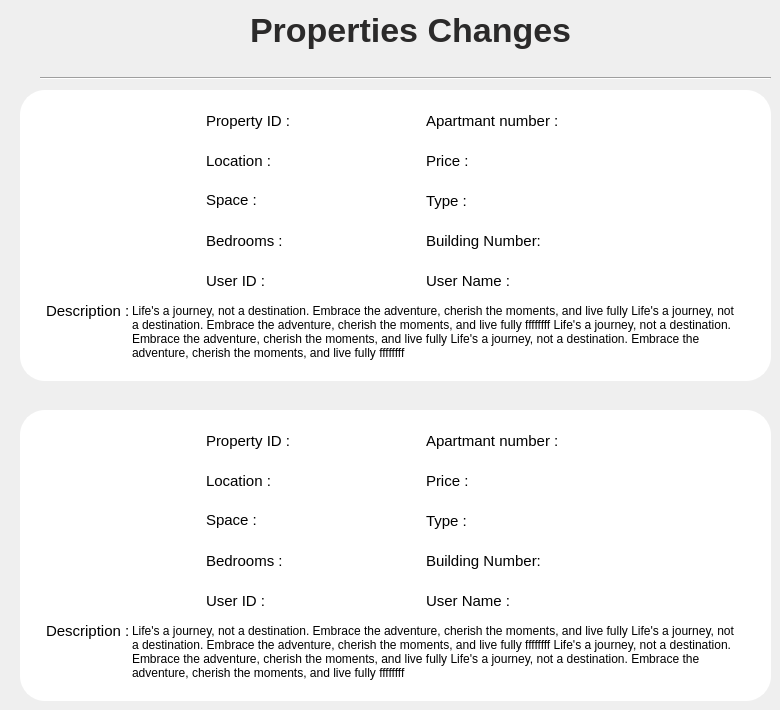
      <widget class="QWidget" name="page_6">
       <widget class="QPushButton" name="pushButton_12">
        <property name="geometry">
         <rect>
          <x>20</x>
          <y>10</y>
          <width>41</width>
          <height>41</height>
         </rect>
        </property>
        <property name="styleSheet">
         <string notr="true">QPushButton{
  border-radius: 5px;





}

QPushButton:hover{
background: #CCD0CD;

}

</string>
        </property>
        <property name="text">
         <string/>
        </property>
        <property name="icon">
         <iconset>
          <selectedoff>:/Assets/back.png</selectedoff>
         </iconset>
        </property>
        <property name="iconSize">
         <size>
          <width>33</width>
          <height>31</height>
         </size>
        </property>
       </widget>
       <widget class="QLabel" name="label_162">
        <property name="geometry">
         <rect>
          <x>250</x>
          <y>0</y>
          <width>341</width>
          <height>61</height>
         </rect>
        </property>
        <property name="styleSheet">
         <string notr="true">QLabel
{
font-size:34px;
font-weight:bold;
color:#2B2A2A;
}</string>
        </property>
        <property name="text">
         <string>Properties Changes</string>
        </property>
       </widget>
       <widget class="Line" name="line_18">
        <property name="geometry">
         <rect>
          <x>40</x>
          <y>70</y>
          <width>731</width>
          <height>16</height>
         </rect>
        </property>
        <property name="orientation">
         <enum>Qt::Orientation::Horizontal</enum>
        </property>
       </widget>
       <widget class="QFrame" name="frame_24">
        <property name="geometry">
         <rect>
          <x>20</x>
          <y>90</y>
          <width>751</width>
          <height>291</height>
         </rect>
        </property>
        <property name="styleSheet">
         <string notr="true">QFrame{
  border-radius: 25px;
  border: 2px solid white ;
background-color:white;

}
QPushButton{
  border-radius: 10px;
  background: #699CCC;
color:white;



}
QPushButton:hover{
background: #CCD0CD;
color:Black;
}

#pushButton_2{
background: #FF7F7F;
}
#pushButton_2:hover{
background: #CCD0CD;
color:Black;
}
QLabel{
font-size:15px;
}</string>
        </property>
        <property name="frameShape">
         <enum>QFrame::Shape::StyledPanel</enum>
        </property>
        <property name="frameShadow">
         <enum>QFrame::Shadow::Raised</enum>
        </property>
        <widget class="QLabel" name="label_163">
         <property name="geometry">
          <rect>
           <x>20</x>
           <y>40</y>
           <width>151</width>
           <height>151</height>
          </rect>
         </property>
         <property name="styleSheet">
          <string notr="true">#label_2{color:black;}</string>
         </property>
         <property name="text">
          <string/>
         </property>
         <property name="pixmap">
          <pixmap resource="Resource.qrc">:/Assets/home128.png</pixmap>
         </property>
         <property name="scaledContents">
          <bool>true</bool>
         </property>
        </widget>
        <widget class="QLabel" name="label_164">
         <property name="geometry">
          <rect>
           <x>180</x>
           <y>60</y>
           <width>211</width>
           <height>21</height>
          </rect>
         </property>
         <property name="text">
          <string>Location :</string>
         </property>
        </widget>
        <widget class="QLabel" name="label_165">
         <property name="geometry">
          <rect>
           <x>180</x>
           <y>100</y>
           <width>201</width>
           <height>20</height>
          </rect>
         </property>
         <property name="text">
          <string>Space :</string>
         </property>
        </widget>
        <widget class="QLabel" name="label_166">
         <property name="geometry">
          <rect>
           <x>180</x>
           <y>140</y>
           <width>211</width>
           <height>21</height>
          </rect>
         </property>
         <property name="text">
          <string>Bedrooms :</string>
         </property>
        </widget>
        <widget class="QLabel" name="label_167">
         <property name="geometry">
          <rect>
           <x>400</x>
           <y>60</y>
           <width>231</width>
           <height>21</height>
          </rect>
         </property>
         <property name="text">
          <string>Price : </string>
         </property>
        </widget>
        <widget class="QLabel" name="label_168">
         <property name="geometry">
          <rect>
           <x>400</x>
           <y>100</y>
           <width>211</width>
           <height>21</height>
          </rect>
         </property>
         <property name="text">
          <string>Type :</string>
         </property>
        </widget>
        <widget class="QLabel" name="label_169">
         <property name="geometry">
          <rect>
           <x>400</x>
           <y>140</y>
           <width>331</width>
           <height>21</height>
          </rect>
         </property>
         <property name="text">
          <string>Building Number: </string>
         </property>
        </widget>
        <widget class="QLabel" name="label_170">
         <property name="geometry">
          <rect>
           <x>180</x>
           <y>180</y>
           <width>221</width>
           <height>21</height>
          </rect>
         </property>
         <property name="text">
          <string>User ID :</string>
         </property>
        </widget>
        <widget class="QLabel" name="label_171">
         <property name="geometry">
          <rect>
           <x>400</x>
           <y>180</y>
           <width>211</width>
           <height>21</height>
          </rect>
         </property>
         <property name="text">
          <string>User Name :</string>
         </property>
        </widget>
        <widget class="QLabel" name="label_172">
         <property name="geometry">
          <rect>
           <x>180</x>
           <y>20</y>
           <width>211</width>
           <height>21</height>
          </rect>
         </property>
         <property name="text">
          <string>Property ID : </string>
         </property>
        </widget>
        <widget class="QLabel" name="label_173">
         <property name="geometry">
          <rect>
           <x>400</x>
           <y>20</y>
           <width>231</width>
           <height>21</height>
          </rect>
         </property>
         <property name="text">
          <string>Apartmant number :</string>
         </property>
        </widget>
        <widget class="QTextEdit" name="textEdit_3">
         <property name="geometry">
          <rect>
           <x>106</x>
           <y>208</y>
           <width>621</width>
           <height>81</height>
          </rect>
         </property>
         <property name="readOnly">
          <bool>true</bool>
         </property>
         <property name="html">
          <string>&lt;!DOCTYPE HTML PUBLIC &quot;-//W3C//DTD HTML 4.0//EN&quot; &quot;http://www.w3.org/TR/REC-html40/strict.dtd&quot;&gt;
&lt;html&gt;&lt;head&gt;&lt;meta name=&quot;qrichtext&quot; content=&quot;1&quot; /&gt;&lt;meta charset=&quot;utf-8&quot; /&gt;&lt;style type=&quot;text/css&quot;&gt;
p, li { white-space: pre-wrap; }
hr { height: 1px; border-width: 0; }
li.unchecked::marker { content: &quot;\2610&quot;; }
li.checked::marker { content: &quot;\2612&quot;; }
&lt;/style&gt;&lt;/head&gt;&lt;body style=&quot; font-family:'Segoe UI'; font-size:9pt; font-weight:400; font-style:normal;&quot;&gt;
&lt;p style=&quot; margin-top:0px; margin-bottom:0px; margin-left:0px; margin-right:0px; -qt-block-indent:0; text-indent:0px;&quot;&gt;Life's a journey, not a destination. Embrace the adventure, cherish the moments, and live fully Life's a journey, not a destination. Embrace the adventure, cherish the moments, and live fully ffffffff Life's a journey, not a destination. Embrace the adventure, cherish the moments, and live fully Life's a journey, not a destination. Embrace the adventure, cherish the moments, and live fully ffffffff&lt;/p&gt;&lt;/body&gt;&lt;/html&gt;</string>
         </property>
        </widget>
        <widget class="QLabel" name="label_174">
         <property name="geometry">
          <rect>
           <x>20</x>
           <y>210</y>
           <width>91</width>
           <height>21</height>
          </rect>
         </property>
         <property name="text">
          <string>Description :</string>
         </property>
        </widget>
       </widget>
       <widget class="QLabel" name="label_175">
        <property name="geometry">
         <rect>
          <x>380</x>
          <y>385</y>
          <width>31</width>
          <height>21</height>
         </rect>
        </property>
        <property name="text">
         <string/>
        </property>
        <property name="pixmap">
         <pixmap resource="Resource.qrc">:/Assets/double down arrow.png</pixmap>
        </property>
        <property name="scaledContents">
         <bool>true</bool>
        </property>
       </widget>
       <widget class="QFrame" name="frame_25">
        <property name="geometry">
         <rect>
          <x>20</x>
          <y>410</y>
          <width>751</width>
          <height>291</height>
         </rect>
        </property>
        <property name="styleSheet">
         <string notr="true">QFrame{
  border-radius: 25px;
  border: 2px solid white ;
background-color:white;

}
QPushButton{
  border-radius: 10px;
  background: #699CCC;
color:white;



}
QPushButton:hover{
background: #CCD0CD;
color:Black;
}

#pushButton_2{
background: #FF7F7F;
}
#pushButton_2:hover{
background: #CCD0CD;
color:Black;
}
QLabel{
font-size:15px;
}</string>
        </property>
        <property name="frameShape">
         <enum>QFrame::Shape::StyledPanel</enum>
        </property>
        <property name="frameShadow">
         <enum>QFrame::Shadow::Raised</enum>
        </property>
        <widget class="QLabel" name="label_176">
         <property name="geometry">
          <rect>
           <x>20</x>
           <y>40</y>
           <width>151</width>
           <height>151</height>
          </rect>
         </property>
         <property name="styleSheet">
          <string notr="true">#label_2{color:black;}</string>
         </property>
         <property name="text">
          <string/>
         </property>
         <property name="pixmap">
          <pixmap resource="Resource.qrc">:/Assets/home128.png</pixmap>
         </property>
         <property name="scaledContents">
          <bool>true</bool>
         </property>
        </widget>
        <widget class="QLabel" name="label_177">
         <property name="geometry">
          <rect>
           <x>180</x>
           <y>60</y>
           <width>211</width>
           <height>21</height>
          </rect>
         </property>
         <property name="text">
          <string>Location :</string>
         </property>
        </widget>
        <widget class="QLabel" name="label_178">
         <property name="geometry">
          <rect>
           <x>180</x>
           <y>100</y>
           <width>201</width>
           <height>20</height>
          </rect>
         </property>
         <property name="text">
          <string>Space :</string>
         </property>
        </widget>
        <widget class="QLabel" name="label_179">
         <property name="geometry">
          <rect>
           <x>180</x>
           <y>140</y>
           <width>211</width>
           <height>21</height>
          </rect>
         </property>
         <property name="text">
          <string>Bedrooms :</string>
         </property>
        </widget>
        <widget class="QLabel" name="label_180">
         <property name="geometry">
          <rect>
           <x>400</x>
           <y>60</y>
           <width>231</width>
           <height>21</height>
          </rect>
         </property>
         <property name="text">
          <string>Price : </string>
         </property>
        </widget>
        <widget class="QLabel" name="label_181">
         <property name="geometry">
          <rect>
           <x>400</x>
           <y>100</y>
           <width>211</width>
           <height>21</height>
          </rect>
         </property>
         <property name="text">
          <string>Type :</string>
         </property>
        </widget>
        <widget class="QLabel" name="label_182">
         <property name="geometry">
          <rect>
           <x>400</x>
           <y>140</y>
           <width>331</width>
           <height>21</height>
          </rect>
         </property>
         <property name="text">
          <string>Building Number: </string>
         </property>
        </widget>
        <widget class="QLabel" name="label_183">
         <property name="geometry">
          <rect>
           <x>180</x>
           <y>180</y>
           <width>221</width>
           <height>21</height>
          </rect>
         </property>
         <property name="text">
          <string>User ID :</string>
         </property>
        </widget>
        <widget class="QLabel" name="label_184">
         <property name="geometry">
          <rect>
           <x>400</x>
           <y>180</y>
           <width>211</width>
           <height>21</height>
          </rect>
         </property>
         <property name="text">
          <string>User Name :</string>
         </property>
        </widget>
        <widget class="QLabel" name="label_185">
         <property name="geometry">
          <rect>
           <x>180</x>
           <y>20</y>
           <width>211</width>
           <height>21</height>
          </rect>
         </property>
         <property name="text">
          <string>Property ID : </string>
         </property>
        </widget>
        <widget class="QLabel" name="label_186">
         <property name="geometry">
          <rect>
           <x>400</x>
           <y>20</y>
           <width>231</width>
           <height>21</height>
          </rect>
         </property>
         <property name="text">
          <string>Apartmant number :</string>
         </property>
        </widget>
        <widget class="QTextEdit" name="textEdit_4">
         <property name="geometry">
          <rect>
           <x>106</x>
           <y>208</y>
           <width>621</width>
           <height>81</height>
          </rect>
         </property>
         <property name="readOnly">
          <bool>true</bool>
         </property>
         <property name="html">
          <string>&lt;!DOCTYPE HTML PUBLIC &quot;-//W3C//DTD HTML 4.0//EN&quot; &quot;http://www.w3.org/TR/REC-html40/strict.dtd&quot;&gt;
&lt;html&gt;&lt;head&gt;&lt;meta name=&quot;qrichtext&quot; content=&quot;1&quot; /&gt;&lt;meta charset=&quot;utf-8&quot; /&gt;&lt;style type=&quot;text/css&quot;&gt;
p, li { white-space: pre-wrap; }
hr { height: 1px; border-width: 0; }
li.unchecked::marker { content: &quot;\2610&quot;; }
li.checked::marker { content: &quot;\2612&quot;; }
&lt;/style&gt;&lt;/head&gt;&lt;body style=&quot; font-family:'Segoe UI'; font-size:9pt; font-weight:400; font-style:normal;&quot;&gt;
&lt;p style=&quot; margin-top:0px; margin-bottom:0px; margin-left:0px; margin-right:0px; -qt-block-indent:0; text-indent:0px;&quot;&gt;Life's a journey, not a destination. Embrace the adventure, cherish the moments, and live fully Life's a journey, not a destination. Embrace the adventure, cherish the moments, and live fully ffffffff Life's a journey, not a destination. Embrace the adventure, cherish the moments, and live fully Life's a journey, not a destination. Embrace the adventure, cherish the moments, and live fully ffffffff&lt;/p&gt;&lt;/body&gt;&lt;/html&gt;</string>
         </property>
        </widget>
        <widget class="QLabel" name="label_187">
         <property name="geometry">
          <rect>
           <x>20</x>
           <y>210</y>
           <width>91</width>
           <height>21</height>
          </rect>
         </property>
         <property name="text">
          <string>Description :</string>
         </property>
        </widget>
       </widget>
      </widget>
